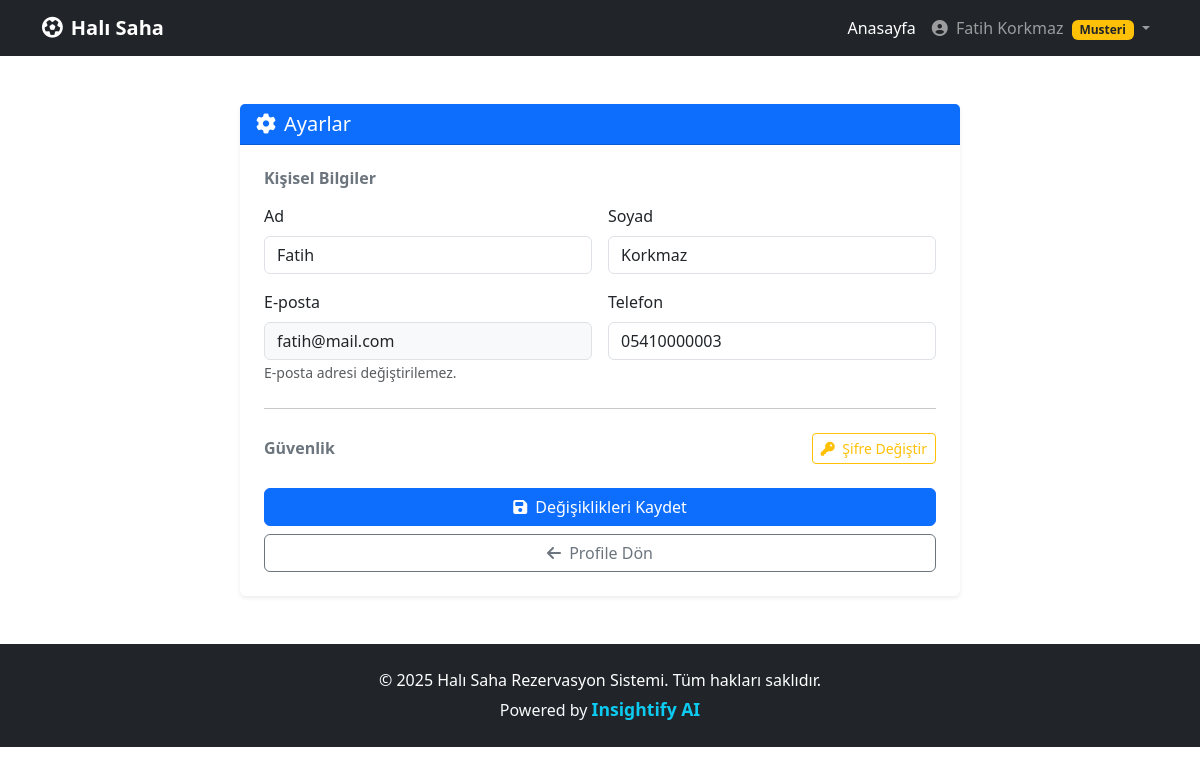
/ayarlar.php (signed in), run on the app's committed database.
### tables this page shows
CREATE TABLE `kullanicilar` (
  `kullanici_id` int NOT NULL,
  `eposta` varchar(150) NOT NULL,
  `sifre` varchar(255) NOT NULL,
  `ad` varchar(100) NOT NULL,
  `soyad` varchar(100) NOT NULL,
  `telefon` varchar(20) DEFAULT NULL,
  `rol` enum('musteri','tesis_sahibi','admin') NOT NULL,
  `kayit_tarihi` datetime DEFAULT CURRENT_TIMESTAMP,
  `toplam_puan` int DEFAULT '0',
  `bakiye` decimal(10,2) DEFAULT '0.00'
);

### ayarlar.php (the view, shortened to what this page needs)
<?php
require_once 'includes/db.php';
include 'includes/header.php';
$kullanici_id = $_SESSION['kullanici_id'];
$stmt = $pdo->prepare("SELECT * FROM Kullanicilar WHERE kullanici_id = ?");
$stmt->execute([$kullanici_id]);
$user = $stmt->fetch();
?>
<div class="container mb-5">
    <div class="row justify-content-center mt-5">
        <div class="col-md-8">
            <div class="card shadow-sm border-0">
                <div class="card-header bg-primary text-white">
                    <h5 class="mb-0"><i class="fas fa-cog me-2"></i>Ayarlar</h5>
                </div>
                <div class="card-body p-4">
                    <form action="ayarlar_kaydet.php" method="POST">
                        <h6 class="fw-bold text-secondary mb-3">Kişisel Bilgiler</h6>
                        <div class="row g-3 mb-4">
                            <div class="col-md-6">
                                <label class="form-label">Ad</label>
                                <input type="text" name="ad" class="form-control" value="<?php echo htmlspecialchars($user['ad']); ?>" required>
                            </div>
                            <div class="col-md-6">
                                <label class="form-label">Soyad</label>
                                <input type="text" name="soyad" class="form-control" value="<?php echo htmlspecialchars($user['soyad']); ?>" required>
                            </div>
                            <div class="col-md-6">
                                <label class="form-label">E-posta</label>
                                <input type="email" class="form-control bg-light" value="<?php echo htmlspecialchars($user['eposta']); ?>" readonly>
                                <small class="text-muted">E-posta adresi değiştirilemez.</small>
                            </div>
                            <div class="col-md-6">
                                <label class="form-label">Telefon</label>
                                <input type="tel" name="telefon" class="form-control" value="<?php echo htmlspecialchars($user['telefon']); ?>" required>
                            </div>
                        </div>
                        <hr class="my-4">
                        <div class="d-flex justify-content-between align-items-center mb-3">
                            <h6 class="fw-bold text-secondary mb-0">Güvenlik</h6>
                            <button type="button" class="btn btn-outline-warning btn-sm" id="btnSifreDegistir" onclick="togglePasswordFields()">
                                <i class="fas fa-key me-1"></i> Şifre Değiştir
                            </button>
                        </div>
                        <div class="d-grid gap-2 mt-4">
                            <button type="submit" class="btn btn-primary">
                                <i class="fas fa-save me-1"></i> Değişiklikleri Kaydet
                            </button>
                            <a href="profil.php" class="btn btn-outline-secondary">
                                <i class="fas fa-arrow-left me-1"></i> Profile Dön
                            </a>
                        </div>
                    </form>
                </div>
            </div>
        </div>
    </div>
</div>
<?php include 'includes/footer.php'; ?>

### data on the page
kullanicilar: ad "Fatih", soyad "Korkmaz", eposta "fatih@mail.com", telefon "05410000003"

### other printed values
$_SESSION['ad'] . ' ' . $_SESSION['soyad'] "Fatih Korkmaz"
$_SESSION['rol'] "Musteri"
